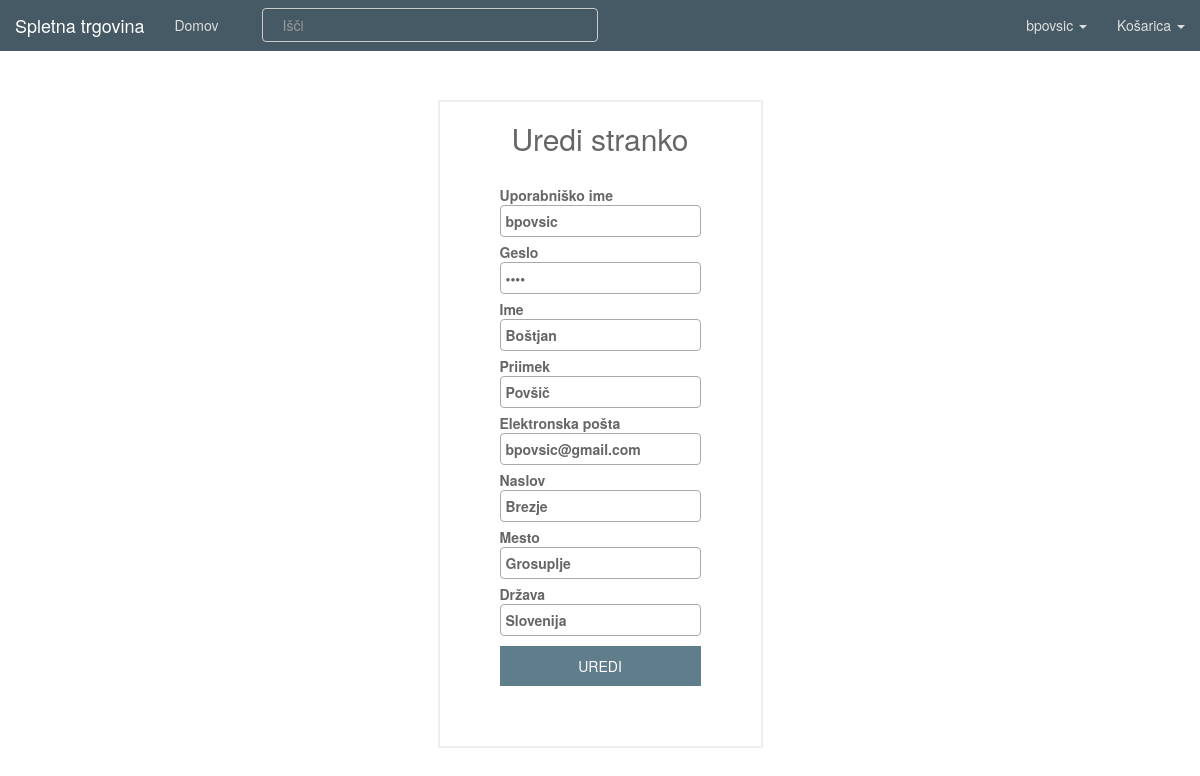
Screenshot of /user/bpovsic/edit (signed in) with the database file from the repository.
### tables this page shows
CREATE TABLE `users` (
  `id_user` int(11) NOT NULL AUTO_INCREMENT,
  `first_name` varchar(45) NOT NULL,
  `last_name` varchar(45) DEFAULT NULL,
  `phone_num` int(11) DEFAULT NULL,
  `username` varchar(45) DEFAULT NULL,
  `password` varchar(45) DEFAULT NULL,
  `email` varchar(45) DEFAULT NULL,
  `address` varchar(45) DEFAULT NULL,
  `city` varchar(45) DEFAULT NULL,
  `country` varchar(45) DEFAULT NULL,
  `active_user` int(11) NOT NULL,
  `token` int(11) NOT NULL,
  PRIMARY KEY (`id_user`)
);

### View.php (called while the page is built, shortened)
<?php
class View {
    public static function render($file, $variables = array(), $extract) {
        include($file);
        return ob_get_clean();
    }
}

### sql/DBUsers.php (called while the page is built, shortened)
<?php
class DBUsers {
    public static function getUserInfo($id) {
        $db = InitDB::getInstance();
        $stmt = $db->prepare("SELECT * FROM users WHERE "
            . "id_user = ?");
        $stmt->bindValue(1, $id);
        $stmt->execute();
        return $stmt->fetch();
    }
}

### view/edit_user.php (the view, shortened to what this page needs)
<!DOCTYPE html>
<html>
<head>
    <?php
    include "view/partials/head.php";
    ?>
</head>
<body>
<?php include "view/partials/navigation.php"; ?>
<div class="container">
    <div class="wrapper">
        <div class="row active-with-click text-center">
            <form class="login_form" method="post" action="<?php echo BASE_URL."user/". $_SESSION['user'] ."/edit" ?>">
                <h2>Uredi stranko</h2><br>
                <label class="align-left">Uporabniško ime<br><input class="input-modern" type="text" name="username" value="<?php echo $variables['username'] ?>" ></label><br>
                <label class="align-left">Geslo<br><input class="input-modern" type="password" name="password" value="<?php echo $variables['password'] ?>" ></label><br>
                <label class="align-left">Ime<br><input class="input-modern" type="text" name="first_name" value="<?php echo $variables['first_name'] ?>" ></label><br>
                <label class="align-left">Priimek<br><input class="input-modern" type="text" name="last_name" value="<?php echo $variables['last_name'] ?>" ></label><br>
                <label class="align-left">Elektronska pošta<br><input class="input-modern" type="email" name="email" value="<?php echo $variables['email'] ?>" ></label><br>
                <label class="align-left">Naslov<br><input class="input-modern" type="text" name="address" value="<?php echo $variables['address'] ?>" ></label><br>
                <label class="align-left">Mesto<br><input class="input-modern" type="text" name="city" value="<?php echo $variables['city'] ?>" ></label><br>
                <label class="align-left">Država<br><input class="input-modern" type="text" name="country" value="<?php echo $variables['country'] ?>" ></label><br>
                <button class="btn-block btn-modern top_margin_5px" type="submit">UREDI</button>
            </form>
        </div>
    </div>
</div>
</body>
</html>

### index.php (shortened to what this page needs)
<?php
$path = isset($_SERVER["PATH_INFO"]) ? trim($_SERVER["PATH_INFO"], "/") : "";
$urls = [
    "/^$/" => function () {
        Controller::index();
    },
    "/login$/" => function($method) {
        if ($method == "POST") {
            Controller::login();
        } else {
            Controller::login_page();
        }
    },
    "/logout$/" => function() {
        Controller::logout();
    },
    "/register$/" => function($method) {
        if ($method == "POST") {
            Controller::register();
        } else {
            Controller::login_page();
        }
    },
    "/^register\/activate.*/" => function($method, $id = null, $token = null) {
        $id = $_GET['user'];
        $token = $_GET['token'];
        Controller::activation($id, $token);
    },
    "/^article\/(\d+)$/" => function($method, $id = null) {
        Controller::details_page($id);
    },
    "/search.*/" => function($method) {
        Controller::search($_GET['query']);
    },
    "/cart$/" => function($method) {
        Controller::cart();
    },
    "/checkout$/" => function($method) {
        Controller::checkout();
    },
    "/^article\/rate$/" => function($method, $id = null) {
        Controller::rate();
    },
    "/wip/" => function() {
        Controller::wip();
    },
    "/^user\/(\w+)\/edit$/" => function($method, $username) {
        if (isset($_SESSION['user']) && ($_SESSION['user'] == $username)) {
            if ($method == "POST") {
                Controller::edit_user($_SESSION['id']);
            } else {
                Controller::edit_user_page($_SESSION['id']);
            }
        }
        else {
            View::redirect(BASE_URL);
        }
    },
    "/api\/articles$/" => function() {
        APIController::index();
    },
    "/api\/article\/(\d+)$/" => function($method, $id = null) {
        APIController::get_article($id);
    },
    "/^admin$/" => function($method) {
        if ($method == "POST") {
            AdminController::login();
        } else {
            AdminController::login_page();
        }
    },
    "/^admin\/edit\/(\d+)$/" => function($method, $id = null) {
        if ($method == "POST") {
            AdminController::edit_seller($id);
        } else {
            AdminController::edit_seller_page($id);
        }
    },
    "/^admin\/add$/" => function($method) {
        if ($method == "POST") {
            AdminController::add_seller();
        } else {
            AdminController::add_seller_page();
        }
    },
    "/^seller$/" => function() {
        SellerController::index();
    },
    "/^seller\/edit\/(\d+)$/" => function($method, $id = null) {
        if ($method == "POST") {
            SellerController::edit_article($id);
        } else {
            SellerController::edit_article_page($id);
        }
    },
    "/^seller\/delete\/(\d+)$/" => function($method, $id = null) {
        SellerController::delete_article($id);
    },
    "/^seller\/add$/" => function($method) {
        if ($method == "POST") {
            SellerController::add_article();
        } else {
            SellerController::add_article_page();
        }
    },
    "/^seller\/all-users$/" => function($method) {
        SellerController::all_users();
    },
    "/^seller\/all-users\/edit\/(\d+)$/" => function($method, $id = null) {
        if ($method == "POST") {
            SellerController::edit_user($id);
        } else {
            SellerController::edit_user_page($id);
        }
    },
    "/^seller\/all-users\/add$/" => function($method, $id = null) {
        if ($method == "POST") {
            SellerController::add_user();
        } else {
            SellerController::add_user_page();
        }
    },
];
foreach ($urls as $pattern => $controller) {
    if (preg_match($pattern, $path, $params)) {
        try {
            $params[0] = $_SERVER["REQUEST_METHOD"];
            $controller(...$params);
        } catch (InvalidArgumentException $e) {
            View::error404();
        } catch (Exception $e) {
            View::displayError($e, true);
        }
        exit();
    }
}

### static/css/style.css (style rules this page uses)
html { height: 100%; overflow: -moz-scrollbars-vertical; overflow-y: scroll; }
body { padding-top: 50px; overflow-y: visible; }
.container { display: flex; min-height: 100vh; flex-direction: column; }
.wrapper { padding: 5%; padding-top: 50px; }
.align-left { text-align: left; }
.input-modern { width: 201px; padding: 5px; border-radius: 4px; border: 1px solid #aaa; transition: ease border 0.35s; }
.top_margin_5px { margin-top: 5px; }
.btn-modern { background-color: #607d8b; border: none; color: #fff; height: 40px; transition: ease all 0.35s; white-space: nowrap; }
.login_form { display: inline-block; padding: 0 60px 60px; border: 2px solid #eee; color: #666; }

### rows the page displays
users: username "bpovsic", first_name "Boštjan", last_name "Povšič", email "bpovsic@gmail.com", address "Brezje", city "Grosuplje", country "Slovenija"
